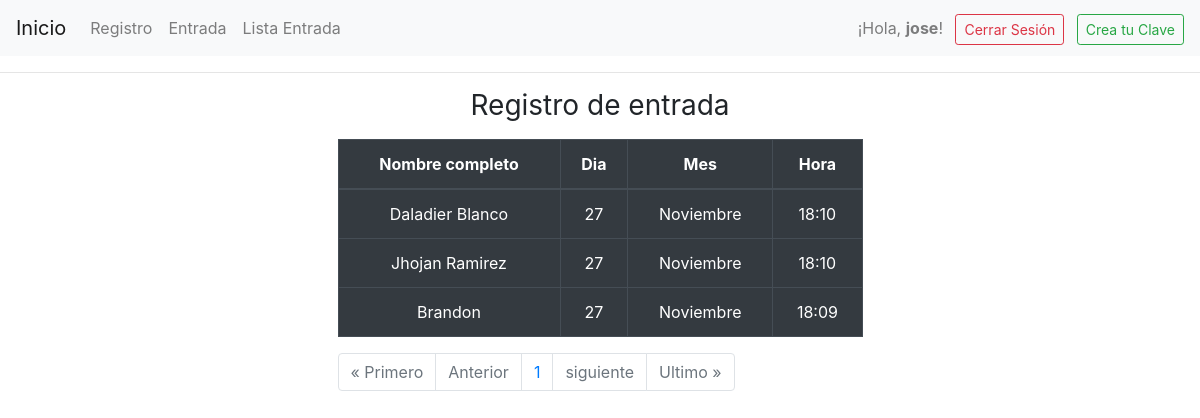
The page /verificacion/ (signed in) on the database its author committed.
### login/models.py (models this page shows, shortened)
class RegistroAcceso(models.Model):
    verificacion = models.ForeignKey(Verificacion, on_delete=models.SET_NULL, null=True)
    fecha_hora = models.DateTimeField(auto_now_add=True)

class Verificacion(models.Model):
    usuario = models.OneToOneField(User, on_delete=models.CASCADE)
    nombre_completo = models.CharField(max_length=100)
    email = models.EmailField(max_length=100)
    telefono = models.CharField(max_length=10) # por que un numero tiene solo 10 digitos
    programa_academico = models.CharField(max_length=255)
    contrasena = models.CharField(max_length=6, unique=True, validators=[MinLengthValidator(6)])
    rfid = models.CharField(max_length=50, null=True, blank=True)
    lab_vision = models.BooleanField(default=False)
    lab_robotica = models.BooleanField(default=False)

### login/views.py (the view)
# urls.py: path('verificacion/', views.lista_registro, name='verificacion'),
@login_required
@groups_required(['profesor', 'delegado'])
def lista_registro(request):
    registros = RegistroAcceso.objects.all()
    paginacion = Paginator(RegistroAcceso.objects.all().order_by('-id'), 10)
    page = request.GET.get('page')
    registro_acceso = paginacion.get_page(page)
    num_paginas = registro_acceso.paginator.page_range
    parametros = {'registros':registros,
                    'paginacion':registro_acceso,
                    'num_paginas':num_paginas}
    return render(request, 'pagina/verificacion.html', parametros)

### login/templates/pagina/verificacion.html (shortened to what this page needs)
{% extends 'main/prueba.html' %}
{% block content %}
    <main class='container'>
        <div class='row'>
            <div class='col-md-6 offset-md-3'>
                <h1 class="h3 mb-3 font-weight-normal text-center">Registro de entrada</h1>
                <div>
                    <table class="table table-hover table-dark table-bordered border-light">
                        <thead>
                            <tr>
                                <th scope="col" class="text-center">Nombre completo</th>
                                <th scope="col" class="text-center">Dia</th>
                                <th scope="col" class="text-center">Mes</th>
                                <th scope="col" class="text-center">Hora</th>
                                </div>
                        <tbody>
                            {% for registro in paginacion %}
                            <tr>
                                <td scope="col" class="text-center">{{registro.verificacion.nombre_completo}}</td>
                                <td scope="col" class="text-center">{{registro.fecha_hora|date:"d" }}</td>
                                <td scope="col" class="text-center">{{registro.fecha_hora|date:"F" }}</td>
                                <td scope="col" class="text-center">{{registro.fecha_hora|date:"H:i" }}</td>
                            </tr>
                            {% endfor %}
                        </tbody>
                </div>
                <nav aria-label="Page navigation example">
                        <ul class="pagination">
                        {% if paginacion.has_previous %}
                            <li class="page-item"><a class="page-link" href="?page=1">&laquo Primero</a></li>
                            <li class="page-item"><a class="page-link" href="?page={{ paginacion.previous_page_number }}">Anterior</a></li>
                            {% else %}
                            <li class="page-item disabled"><a class="page-link" href="#">&laquo Primero</a></li>
                            <li class="page-item disabled"><a class="page-link" href="#">Anterior</a></li>
                        {% endif %}
                        {% for numero in num_paginas %}
                        <li class="page-item"><a class="page-link" href='?page={{numero}}'>{{numero}}</a></li>
                        {% endfor %}
                        {% if paginacion.has_next %}
                            <li class="page-item"><a class="page-link" href="?page={{paginacion.next_page_number}}">siguiente</a></li>
                            <li class="page-item"><a class="page-link" href="?page={{ paginacion.paginator.num_pages }}">Ultimo &raquo</a></li>
                            {% else %}
                            <li class="page-item disabled"><a class="page-link" href="#">siguiente</a></li>
                            <li class="page-item disabled"><a class="page-link" href="#">Ultimo &raquo</a></li>
                        {% endif %}
                    </ul>
                </nav>
            </div>
        </div>
{% endblock  %}

### login/templates/main/prueba.html (shortened to what this page needs)
<!DOCTYPE html>
<html lang="es">
<head>
    <link rel="stylesheet" href="https://stackpath.bootstrapcdn.com/bootstrap/4.4.1/css/bootstrap.min.css"
>
</head>
<body>
    <nav class="navbar navbar-expand-lg navbar-light bg-light">
        <a class="navbar-brand" href="{% url 'inicio' %}">Inicio</a>
        <div class="collapse navbar-collapse" id="navbarNav">
            {% include 'main/navbar.html' %}
            {% if user.is_authenticated %}
            <div class="ml-auto">
                <span class="navbar-text">
                    ¡Hola, <strong>{{ user.username }}</strong>!
                </span>
                <a href="{% url 'cerrar_sesion' %}" class="btn btn-outline-danger btn-sm ml-2">Cerrar Sesión</a>
                {% if user.verificacion %}
                <a href="{% url 'actualizar_datos' %}" class="btn btn-outline-primary btn-sm ml-2">Actualizar Datos</a>
                {% else %}
                <a href="{% url 'clave_puerta' %}" class="btn btn-outline-success btn-sm ml-2">Crea tu Clave</a>
                {% endif %}
            </div>
            {% endif %}
        </div>
    </nav>
    <hr>
    <div class="container mt-3">
        {% block content %}
        {% endblock %}
</body>
</html>

### rows shown on the page
RegistroAcceso: verificacion.nombre_completo "Daladier Blanco", fecha_hora "27", fecha_hora "Noviembre", fecha_hora "18:10"
RegistroAcceso: verificacion.nombre_completo "Jhojan Ramirez", fecha_hora "27", fecha_hora "Noviembre", fecha_hora "18:10"
RegistroAcceso: verificacion.nombre_completo "Brandon", fecha_hora "27", fecha_hora "Noviembre", fecha_hora "18:09"

### other values the page prints
{{ user.username }} "jose"
{{ numero }} "1"
